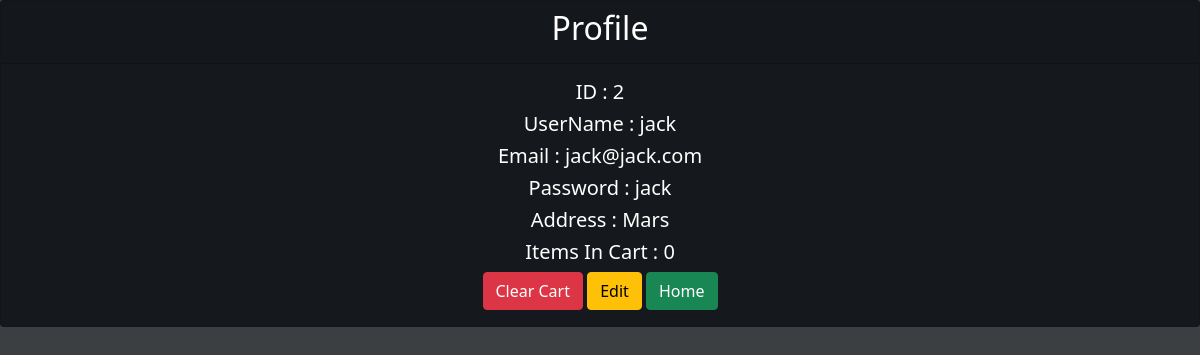
The app's page /users/viewUser.php (signed in) with its own data.
### tables this page shows
CREATE TABLE `users` (
  `id` int(11) NOT NULL,
  `username` varchar(255) NOT NULL,
  `email` varchar(255) NOT NULL,
  `password` varchar(255) NOT NULL,
  `address` varchar(255) NOT NULL,
  `itemsInCart` int(5) NOT NULL DEFAULT 0,
  `active` int(1) NOT NULL DEFAULT 1,
  `admin` int(1) NOT NULL DEFAULT 0
);

### users/viewUser.php (the view, shortened to what this page needs)
<!DOCTYPE html>
<html lang="en">
<head>
    </head>
    <body style="background-color:rgba(12, 16, 19, 0.8) ;">
    <div style="color:white; background-color:rgba(12, 16, 19, 0.8) ;" class="card text-center">
    <div class="card-header">
    <h2>
        Profile
    </h2>
    </div>
    <div class="card-body">
    <?php
try{
$id=$_SESSION["id"];
$cn=new mysqli("localhost",'root','',"ecom");
$SQL="select * from users where active=1 and id=$id";
if ($cn->query($SQL)) {
    $r=$cn->query($SQL);
    $data=$r->fetch_row();
    $labels=array(
        "ID",
        "UserName",
        "Email",
        "Password",
        "Address",
        "Items In Cart"
        );
    for ($i=0; $i <count($labels) ; $i++) {
            echo "<h5 class='card-title'>
            $labels[$i] : $data[$i]
            </h5>";
        }
        echo "
        <a class='btn btn-danger' href='/ecom/users/clearCart.php?userId=$data[0]'>Clear Cart</a>
        <a class='btn btn-warning' href='/ecom/users/userEdit.php?userId=$data[0]'>Edit</a>
        <a class='btn btn-success' href='/ecom/products/view.php'>Home</a>  ";
    }
}catch (Throwable $th) {
    l1:echo "
    <h1>ERROR</h1>
     <h1>오류</h1>
     <h1>エラー</h1>
     <h1>错误</h1>
     ";
  }
    ?>
    </div>
</div>
</body>
<link href="../bootstrap-5.1.3/css/bootstrap.css" rel="stylesheet" >
</html>

### records on screen
users: id "2", username "jack", email "jack@jack.com", password "jack", address "Mars", itemsInCart "0"

### other values on screen
$labels[$i] "ID"
$labels[$i] "UserName"
$labels[$i] "Email"
$labels[$i] "Password"
$labels[$i] "Address"
$labels[$i] "Items In Cart"
